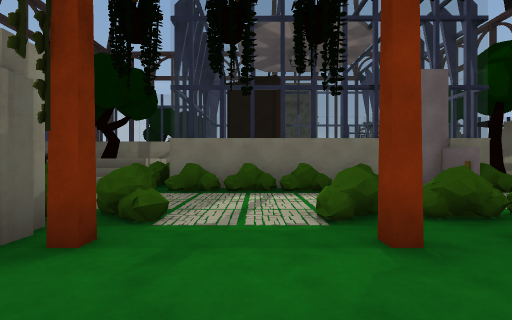
view 1 (above)

17 first-person views from a walk through a Unity game level. The camera is 1.4 m above the floor, looks level and sees 85° across. The floor is counted in squares, 2 m on a side. Each view is taken from the middle of a square. On the plan, view 1 faces up. The plan holds only what a view shows up to about 9 squares ahead; the rest is blank. The place goes on beyond the plan. Some surface patterns are stand-ins.

view 2
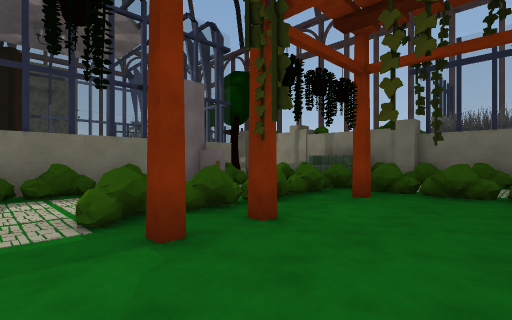

view 3
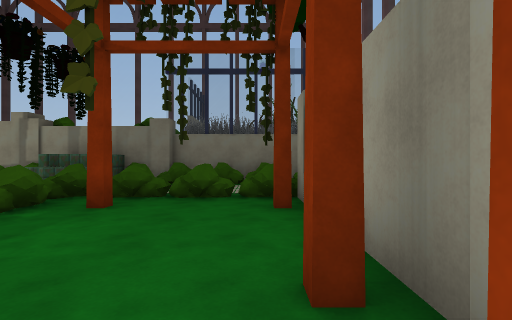

view 4
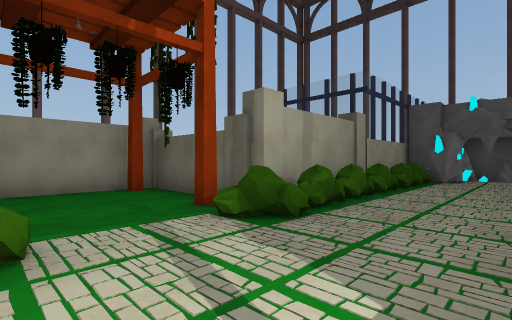

view 5
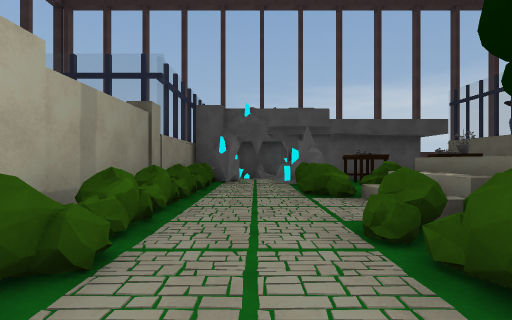

view 6
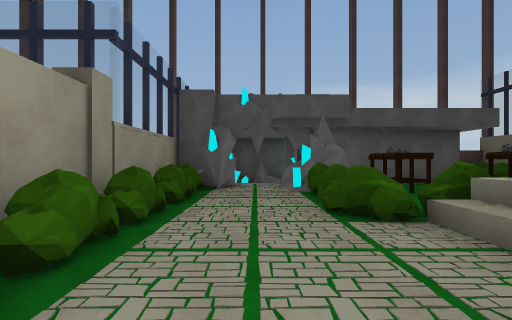

view 7
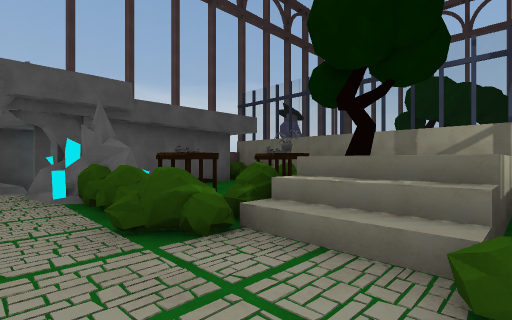

view 8
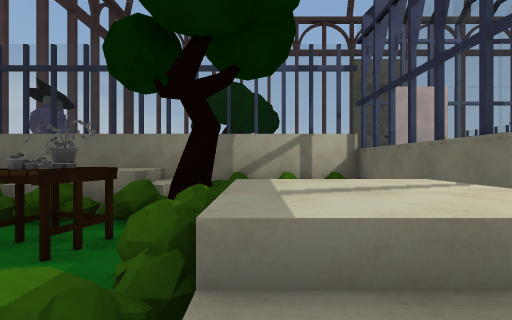

view 9
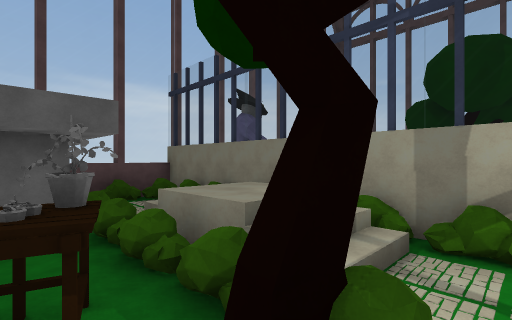

view 10
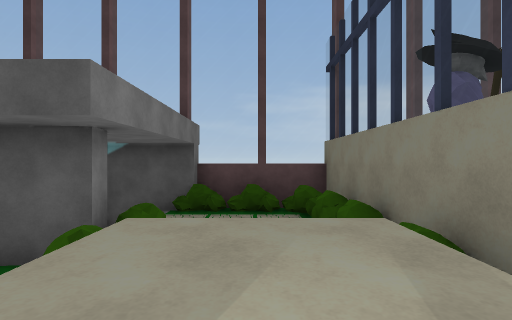

view 11
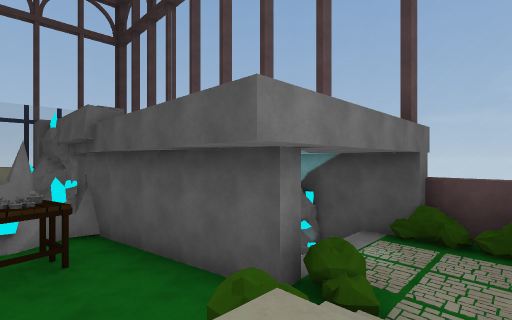

view 12
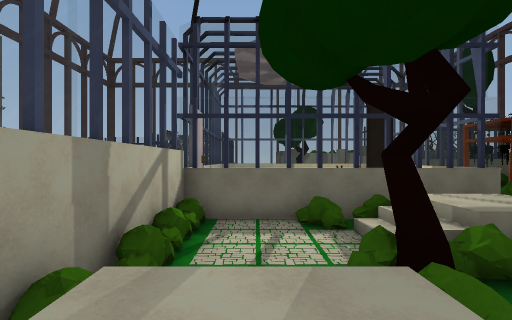

view 13
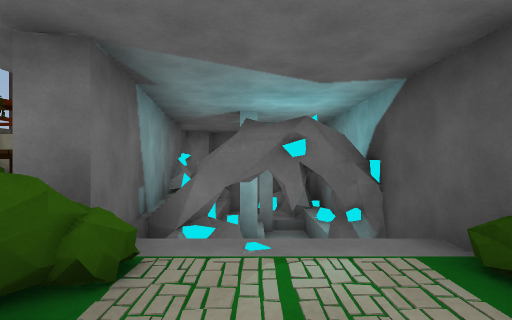

view 14
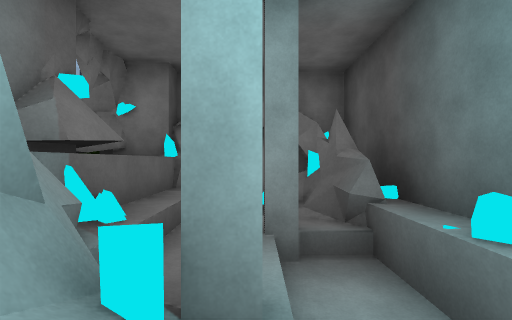

view 15
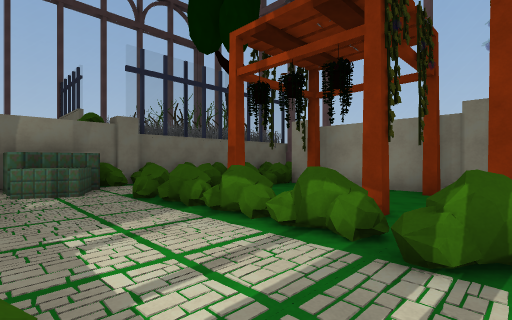

view 16
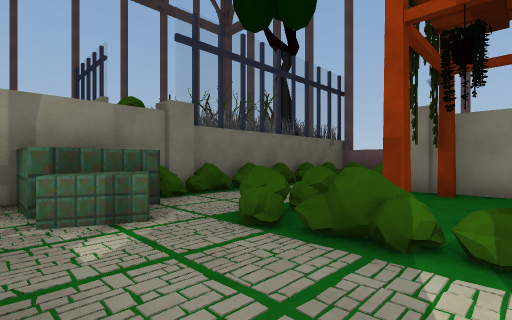

view 17
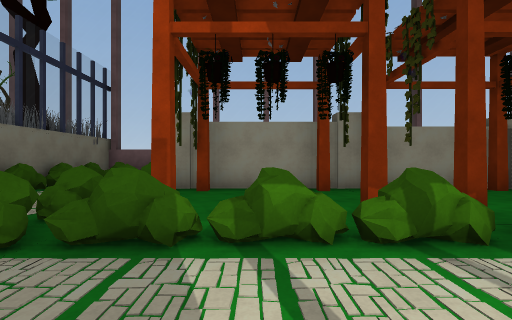

### Floor plan
Key: @ floor where view 1 was taken; # wall or solid block; . main floor; : floor 1.5 m higher than the main floor; / step, stairs or slope; = window, fence, low wall or low ledge; ^ raised ledge; v drop or lower ground; O other object.
Columns run from 14 left of view 1 to 9 right of it. Each row starts with its distance up from view 1.
 15 #############
 14 #OOO ///OOOO#
 13 O... /://...#
 12 O...OvvOO..O#
 11 #..O#vvOO /O#
 10 # /##.OOO//O#         OO
  9 #O/####.v::O#
  8 #^##^^#.O//v#
  7 #O#######//O#####O#O# OO
  6 #### OO.OO.OO.O.O..OOO#O
  5    #.................^^
  4    ##O.OO..OO...O..OOO^#
  3   ### O###O#OO.O=OOOOO.O
  2            ###.##..##  ^
  1             #.......=# ^
  0             #.@.....== =
 -1             #########  ^
 -2                        ^
 -3                        #

Positions as (right, up) in squares from view 1, and headings:
1: (0, 0), facing up
2: (0, 0), facing up-right
3: (1, 0), facing right
4: (1, 6), facing down-left
5: (0, 5), facing left
6: (-2, 5), facing left
7: (-3, 5), facing up-left
8: (-5, 7), facing up
9: (-5, 10), facing up-left
10: (-7, 13), facing left
11: (-8, 13), facing down-left
12: (-9, 13), facing right
13: (-12, 13), facing down
14: (-12, 9), facing down
15: (1, 6), facing down-right
16: (4, 6), facing down-right
17: (4, 6), facing down
